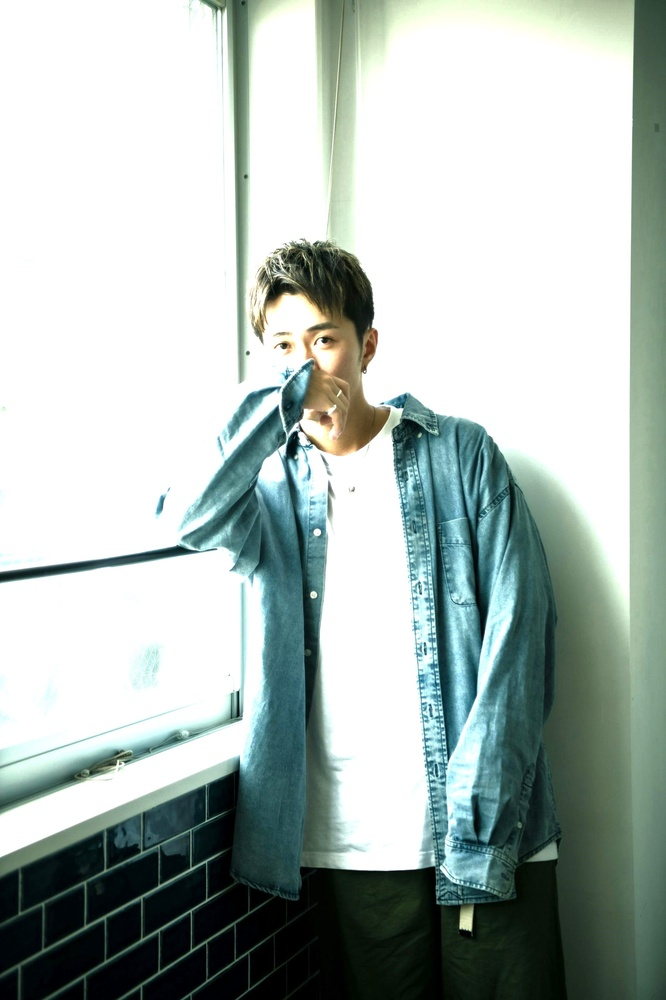
%> input picture LR3/data/3_1.jpg, 666 x 1000 px, shrunk from 1866 x 2800 before the run, given in place of 1.jpg, which was not available
$ octave LR1_5.m   (GNU Octave 9; MATLAB toolbox functions it lacks are replaced by stand-ins)
%> lines starting %> are read from the running program, lines starting %| are printed output that depends on the picture; pictures that were not available may be replaced by others from this repository, and a replacement may not be noted
image_jpeg = imread('1.jpg');
%> image_jpeg is the input picture: size 1000x666x3 uint8; mean R, G, B 172.9, 184.8, 180.3
image_png = imread('2.png');
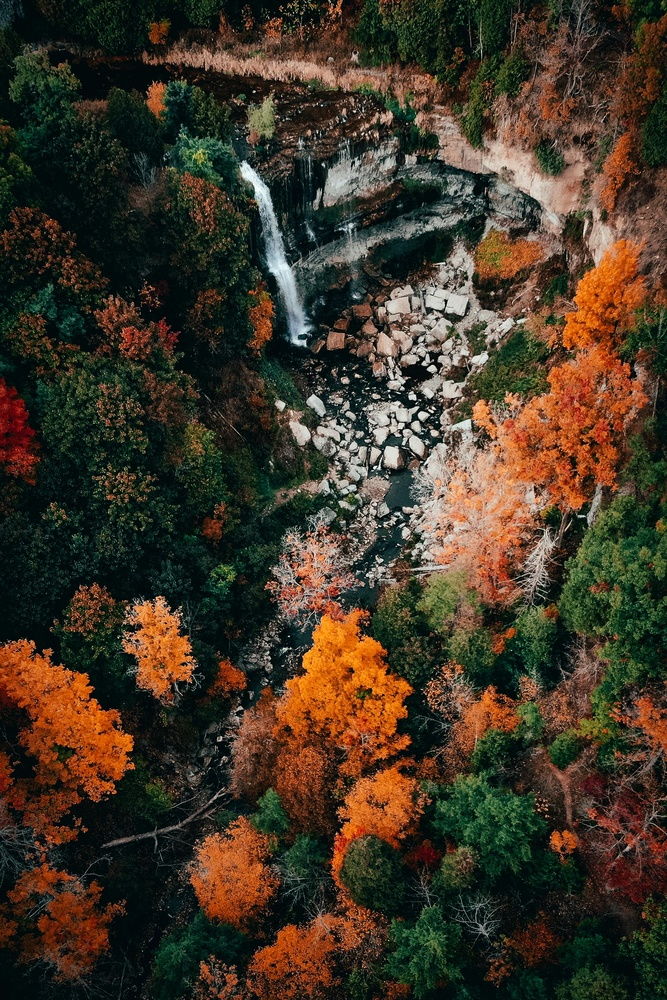
%> input picture LR3/data/2.jpg, 667 x 1000 px, shrunk from 1836 x 2754 before the run, given in place of 2.png, which was not available
%> image_png is the input picture: size 1000x667x3 uint8; mean R, G, B 66.3, 55.1, 39.6
image_tiff = imread('3.tiff');
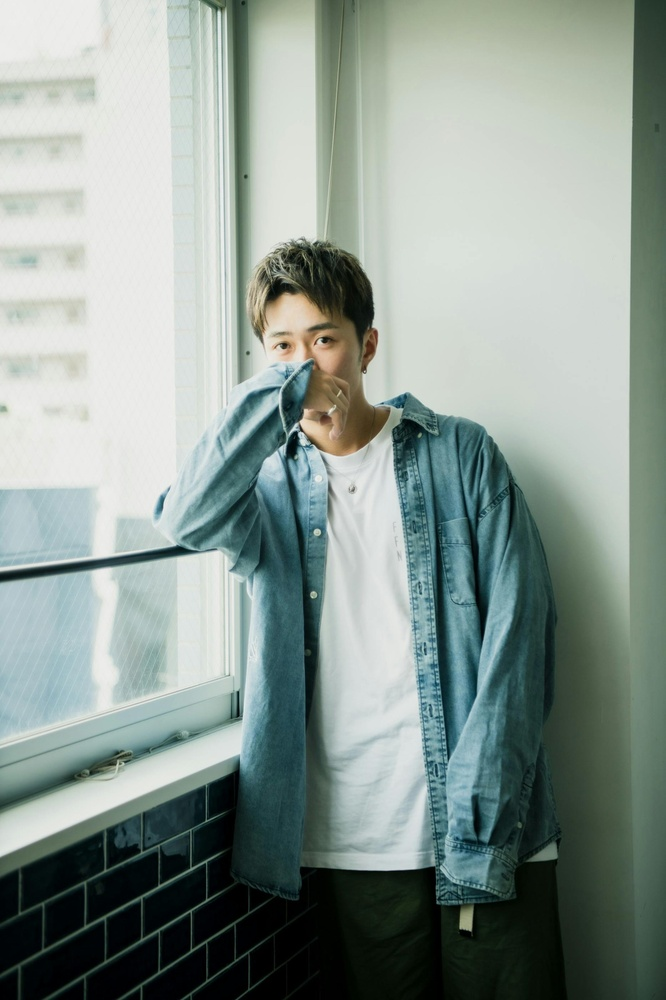
%> input picture LR3/data/3.jpg, 666 x 1000 px, shrunk from 1866 x 2800 before the run, given in place of 3.tiff, which was not available
%> image_tiff is the input picture: size 1000x666x3 uint8; mean R, G, B 138.2, 151.6, 145.3

% Обчислення гістограми для кожного зображення
hist_jpeg = imhist(image_jpeg);
%> hist_jpeg = 256 values, max 966688 at index 256, min 1730 at index 202, mean 7804.7
hist_png = imhist(image_png);
%> hist_png = 256 values, max 86328 at index 1, min 103 at index 255, mean 7816.4
hist_tiff = imhist(image_tiff);
%> hist_tiff = 256 values, max 40837 at index 1, min 0 at index 246, mean 7804.7

% Відображення гістограм на одному графіку
figure;

subplot(2, 2, 1);
bar(hist_jpeg);
title('Гістограма - JPEG');

subplot(2, 2, 2);
bar(hist_png);
title('Гістограма - PNG');

subplot(2, 2, 4);
bar(hist_tiff);
title('Гістограма - TIFF');
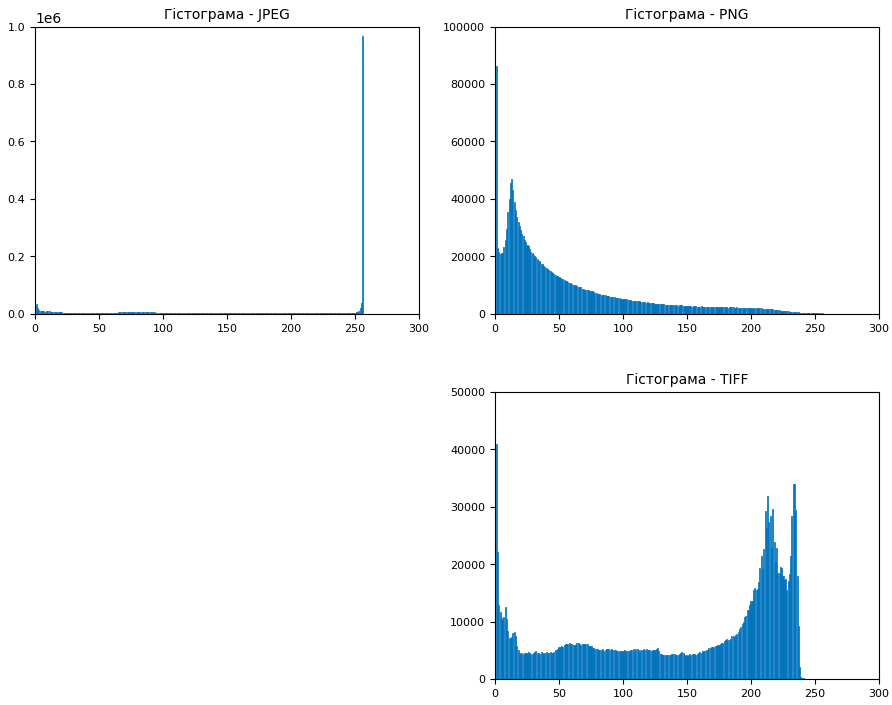
%> figure redrawn from the program's plot data, 3 panels; panel 1: tallest bar 966688 high, from x = 255.6 to 256.4; panel 2: tallest bar 86328 high, from x = 0.6 to 1.4; panel 3: tallest bar 40837 high, from x = 0.6 to 1.4
